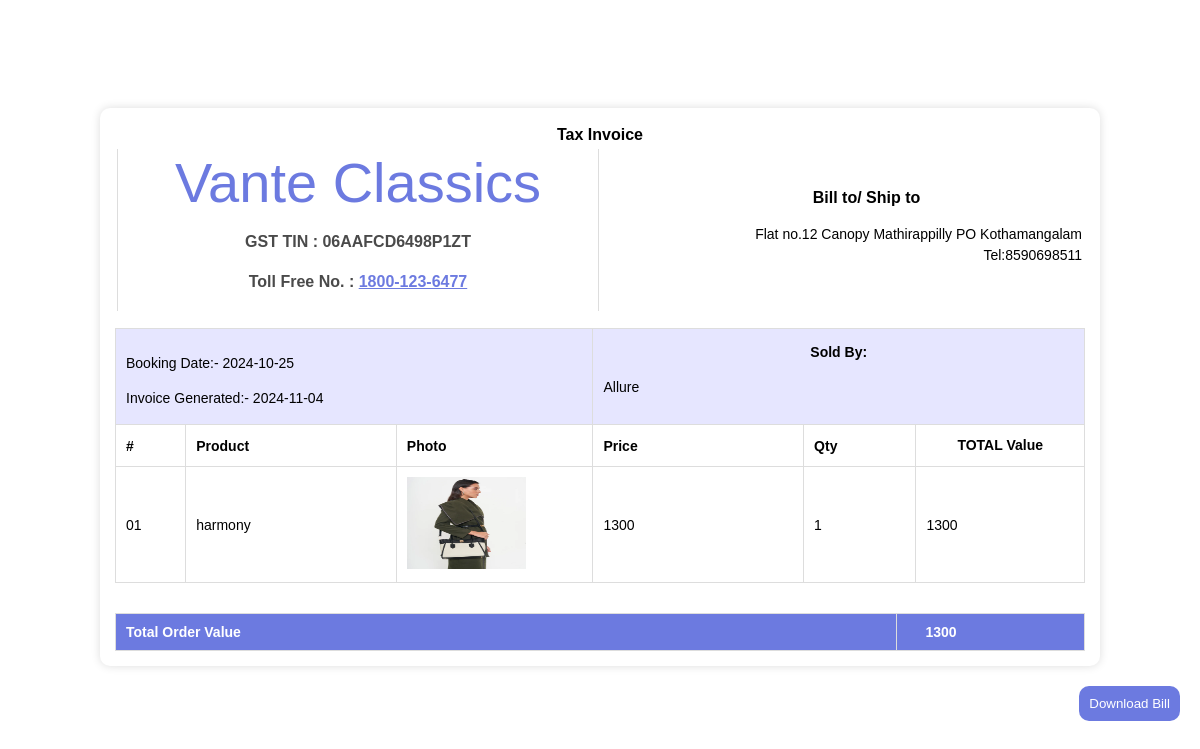
/PROJECT/User/Bill.php?cid=21, run on the app's committed database.
### tables this page shows
CREATE TABLE `tbl_cart` (
  `cart_id` int(11) NOT NULL,
  `cart_qty` int(11) NOT NULL DEFAULT 1,
  `cart_status` int(11) NOT NULL DEFAULT 0,
  `product_id` int(11) NOT NULL,
  `booking_id` int(11) NOT NULL
);

CREATE TABLE `tbl_user` (
  `user_id` int(11) NOT NULL,
  `user_name` varchar(30) NOT NULL,
  `user_email` varchar(30) NOT NULL,
  `user_contact` varchar(10) NOT NULL,
  `user_address` varchar(50) NOT NULL,
  `place_id` int(11) NOT NULL,
  `user_photo` varchar(100) NOT NULL,
  `user_password` varchar(10) NOT NULL
);

CREATE TABLE `tbl_booking` (
  `booking_id` int(11) NOT NULL,
  `booking_date` varchar(10) NOT NULL,
  `booking_amount` int(11) NOT NULL,
  `booking_status` int(11) NOT NULL DEFAULT 0,
  `user_id` int(11) NOT NULL
);

CREATE TABLE `tbl_manufacturer` (
  `manufacturer_id` int(11) NOT NULL,
  `manufacturer_name` varchar(50) NOT NULL,
  `manufacturer_vstatus` int(11) NOT NULL DEFAULT 0,
  `manufacturer_email` varchar(30) NOT NULL,
  `manufacturer_password` varchar(10) NOT NULL,
  `manufacturer_address` varchar(120) NOT NULL,
  `manufacturer_logo` varchar(100) NOT NULL,
  `manufacturer_proof` varchar(100) NOT NULL,
  `manufacturer_doj` varchar(10) NOT NULL,
  `manufacturer_contact` varchar(10) NOT NULL,
  `place_id` int(11) NOT NULL
);

CREATE TABLE `tbl_product` (
  `product_id` int(11) NOT NULL,
  `product_name` varchar(30) NOT NULL,
  `product_description` varchar(100) NOT NULL,
  `product_price` int(11) NOT NULL,
  `product_photo` varchar(100) NOT NULL,
  `subcategory_id` int(11) NOT NULL,
  `manufacturer_id` int(11) NOT NULL,
  `material_id` int(11) NOT NULL,
  `color_id` int(11) NOT NULL,
  `product_vstatus` int(11) NOT NULL DEFAULT 0
);

### PROJECT/User/Bill.php (the view, shortened to what this page needs)
<?php
include("../Assets/Connection/Connection.php");
$selqry="select * from tbl_cart c inner join tbl_booking b on b.booking_id=c.booking_id inner join tbl_user u on u.user_id=b.user_id inner join tbl_product p on p.product_id=c.product_id inner join tbl_manufacturer k on k.manufacturer_id=p.manufacturer_id where c.cart_id='".$_GET["cid"]."'";
$result=$Con->query($selqry);
$data=$result->fetch_assoc();
?>
<!DOCTYPE html>
<html>
  <head>
  </head>
  <body>
    <br /><br /><br /><br /><br /><br />
    <section class="main-pd-wrapper" id="content">
      <div class="header-section">
        <h4><b>Tax Invoice</b></h4>
        <table style="width: 100%; table-layout: fixed">
          <tr>
            <td style="border-left: 1px solid #ddd; border-right: 1px solid #ddd">
              <div class="header-info">
                <span>Vante Classics</span>
                <p style="font-weight: bold; margin-top: 15px">GST TIN : 06AAFCD6498P1ZT</p>
                <p style="font-weight: bold">
                  Toll Free No. :
                  <a href="tel:018001236477" style="color: #6c7ae0">1800-123-6477</a>
                </p>
              </div>
            </td>
            <td align="right" style="padding-left: 50px;">
              <div>
                <h4 style="margin: 5px 0">Bill to/ Ship to</h4>
                <p style="font-size: 14px">
                  <?php echo $data["user_address"] ?>
                  <br />
                  Tel:<?php echo $data["user_contact"] ?>
                </p>
              </div>
            </td>
          </tr>
        </table>
      </div>
      <table class="table table-bordered h4-14" style="width: 100%; margin-top: 15px">
        <thead>
          <tr style="background: #e6e6ff;">
            <td colspan="3">
              <p>Booking Date:- <?php echo $data["booking_date"] ?></p>
              <p style="margin: 5px 0">Invoice Generated:- <?php echo date("Y-m-d"); ?></p>
            </td>
            <td colspan="3" style="width: 300px">
              <h4 style="margin: 0">Sold By:</h4>
              <p><?php echo $data["manufacturer_name"] ?></p>
            </td>
          </tr>
          <tr>
            <th style="width: 50px">#</th>
            <th style="width: 150px">Product</th>
            <th style="width: 100px">Photo</th>
            <th style="width: 150px">Price</th>
            <th style="width: 80px">Qty</th>
            <th style="width: 120px"><h4>TOTAL Value</h4></th>
          </tr>
        </thead>
        <tbody>
          <tr>
            <td>01</td>
            <td><?php echo $data["product_name"] ?></td>
            <td><img src="../Assets/Files/Product/Photo/<?php echo $data["product_photo"];?>" width="119" height="92" /></td>
            <td><?php echo $data["product_price"] ?></td>
            <td><?php echo $data["cart_qty"] ?></td>
            <td><?php echo $data["product_price"] * $data["cart_qty"] ?></td>
          </tr>
        </tbody>
      </table>
      <table class="table-bordered" style="width: 100%; margin-top: 30px">
        <tr class="total-value">
          <th>Total Order Value</th>
          <td style="width: 70px; text-align: right; border-right: none">
            <b><?php echo $data["product_price"] * $data["cart_qty"] ?></b>
          </td>
          <td colspan="5" style="border-left: none"></td>
        </tr>
      </table>
    </section>
    <button id="cmd" onClick="printDiv('content')" class="button">Download Bill</button>
  </body>
</html>
</body>
</html>

### PROJECT/User/Bill.php (style rules this page uses)
* { box-sizing: border-box; }
body { font-family: Arial, Helvetica, sans-serif; margin: 0; padding: 0; font-size: 16px; }
.main-pd-wrapper { box-shadow: 0 0 10px #ddd; background-color: #fff; border-radius: 10px; padding: 15px; width: 1000px; margin: auto; }
.table-bordered { border: 1px solid #ddd; border-collapse: collapse; }
.table-bordered td, .table-bordered th { border: 1px solid #ddd; padding: 10px; font-size: 14px; text-align: left; }
h4 { text-align: center; margin: 0; }
h4, p { line-height: 1.5; }
.header-section { display: table-header-group; }
.header-info { text-align: center; color: #4a4a4a; }
.header-info span { color: #6c7ae0; font-size: 56px; }
.button { float: right; color: #FFF; background: #6c7ae0; border: none; margin: 20px; padding: 10px; border-radius: 10px; cursor: pointer; }
.total-value { background: #6c7ae0; color: #fff; text-align: right; }

### data on the page
tbl_cart: tbl_user.user_address "Flat no.12 Canopy Mathirappilly PO Kothamangalam", tbl_user.user_contact "8590698511", booking.booking_date "2024-10-25", tbl_manufacturer.manufacturer_name "Allure", product.product_name "harmony", product.product_photo (picture), product.product_price "1300", cart_qty "1", $data['product_price']*$data['cart_qty'] "1300"
